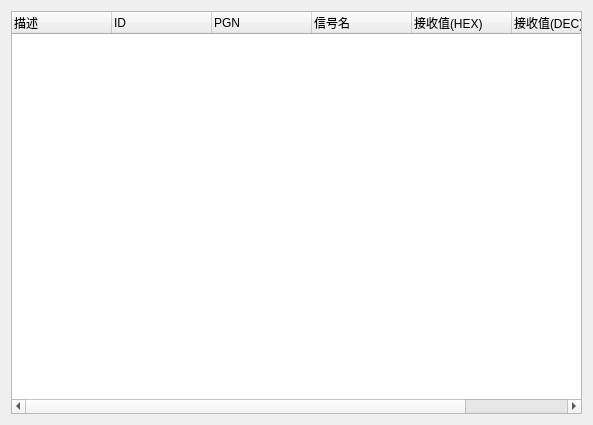
<?xml version="1.0" encoding="UTF-8"?>
<ui version="4.0">
 <class>PageMsgDisplay</class>
 <widget class="QWidget" name="PageMsgDisplay">
  <property name="geometry">
   <rect>
    <x>0</x>
    <y>0</y>
    <width>593</width>
    <height>425</height>
   </rect>
  </property>
  <property name="windowTitle">
   <string>Form</string>
  </property>
  <layout class="QGridLayout" name="gridLayout">
   <item row="0" column="0">
    <widget class="QTreeWidget" name="treeWidget">
     <property name="sizePolicy">
      <sizepolicy hsizetype="Expanding" vsizetype="Expanding">
       <horstretch>0</horstretch>
       <verstretch>0</verstretch>
      </sizepolicy>
     </property>
     <property name="textElideMode">
      <enum>Qt::ElideLeft</enum>
     </property>
     <property name="horizontalScrollMode">
      <enum>QAbstractItemView::ScrollPerPixel</enum>
     </property>
     <column>
      <property name="text">
       <string>描述</string>
      </property>
     </column>
     <column>
      <property name="text">
       <string>ID</string>
      </property>
     </column>
     <column>
      <property name="text">
       <string>PGN</string>
      </property>
     </column>
     <column>
      <property name="text">
       <string>信号名</string>
      </property>
     </column>
     <column>
      <property name="text">
       <string>接收值(HEX)</string>
      </property>
     </column>
     <column>
      <property name="text">
       <string>接收值(DEC)</string>
      </property>
     </column>
     <column>
      <property name="text">
       <string>发送值(DEC)</string>
      </property>
     </column>
    </widget>
   </item>
  </layout>
 </widget>
 <resources/>
 <connections/>
</ui>
